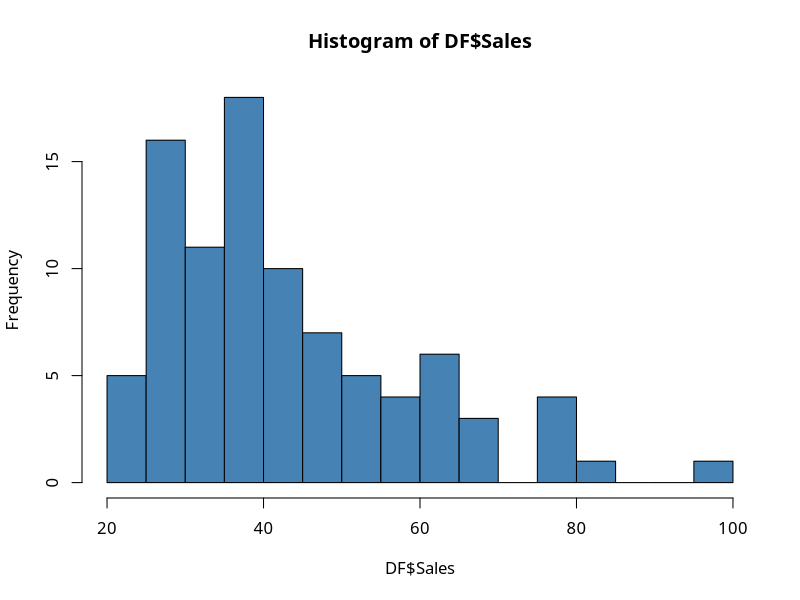
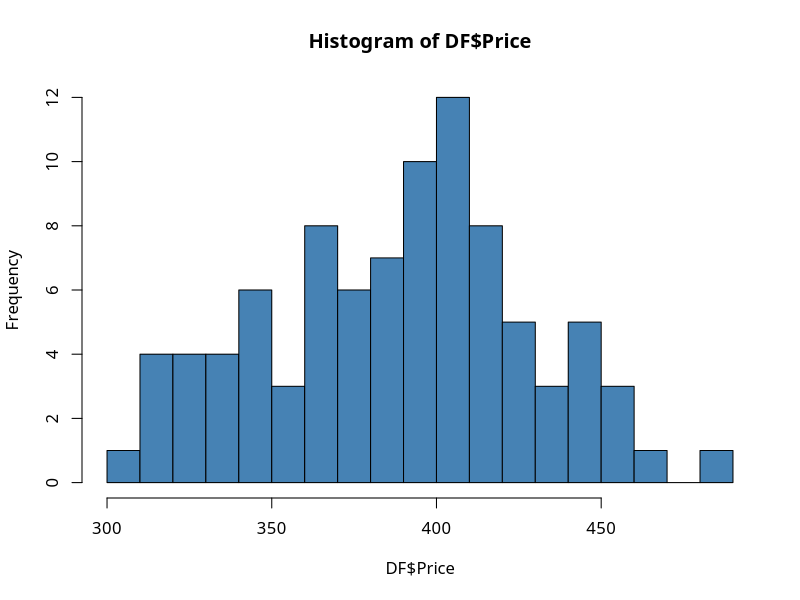
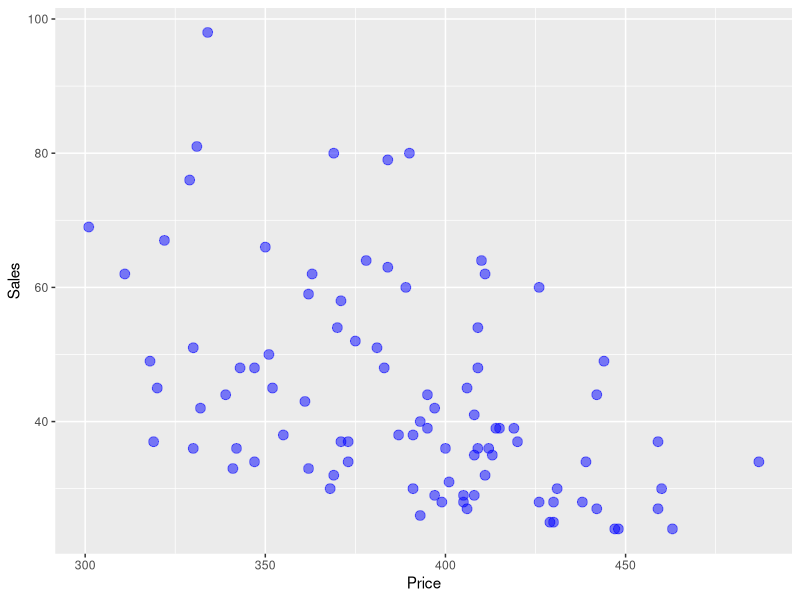
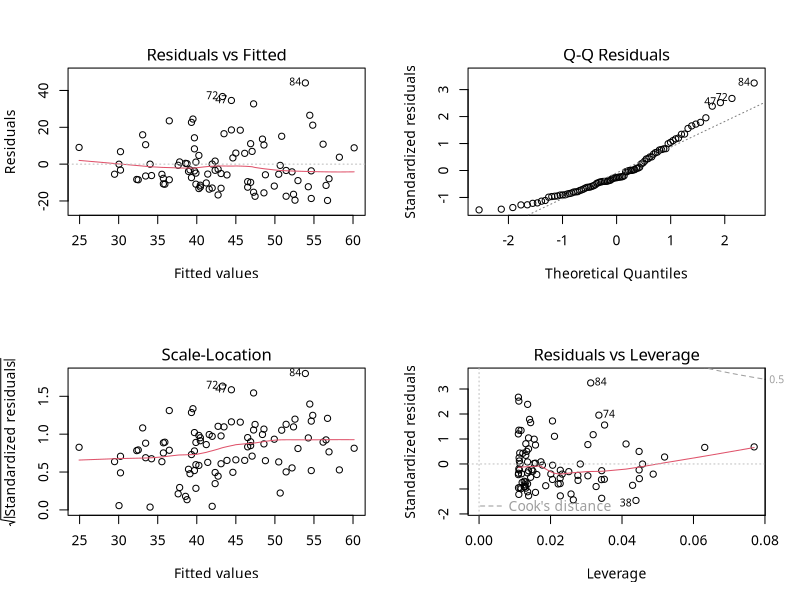
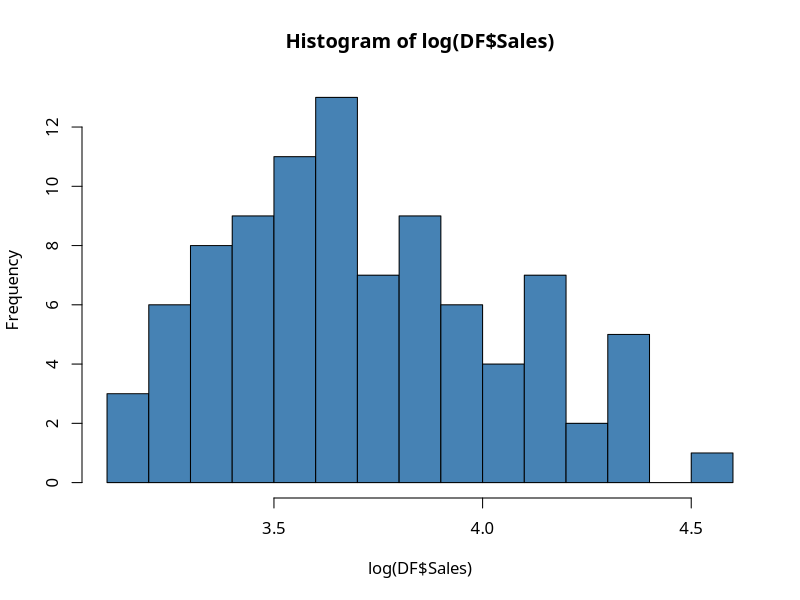
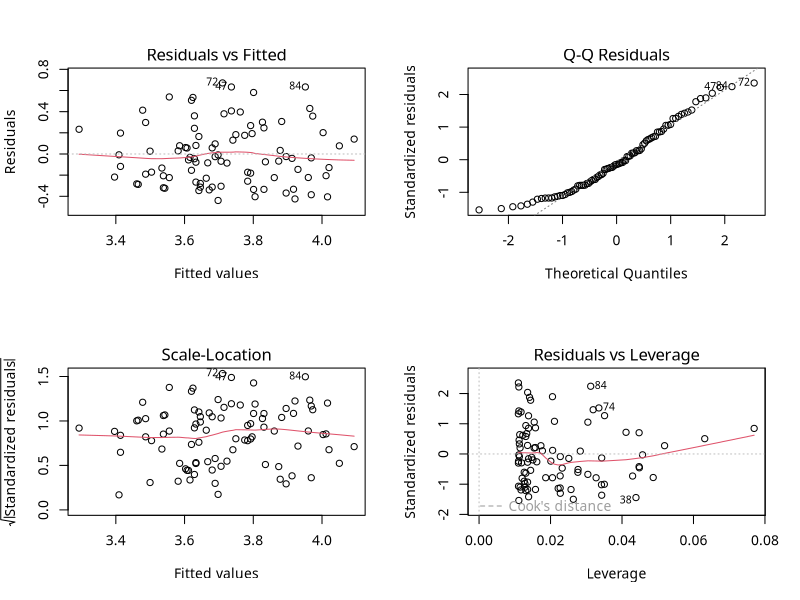
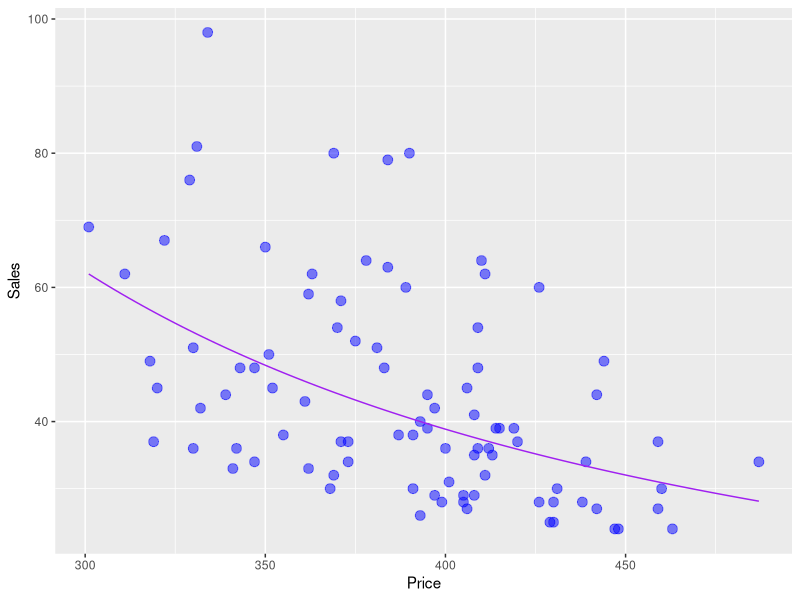
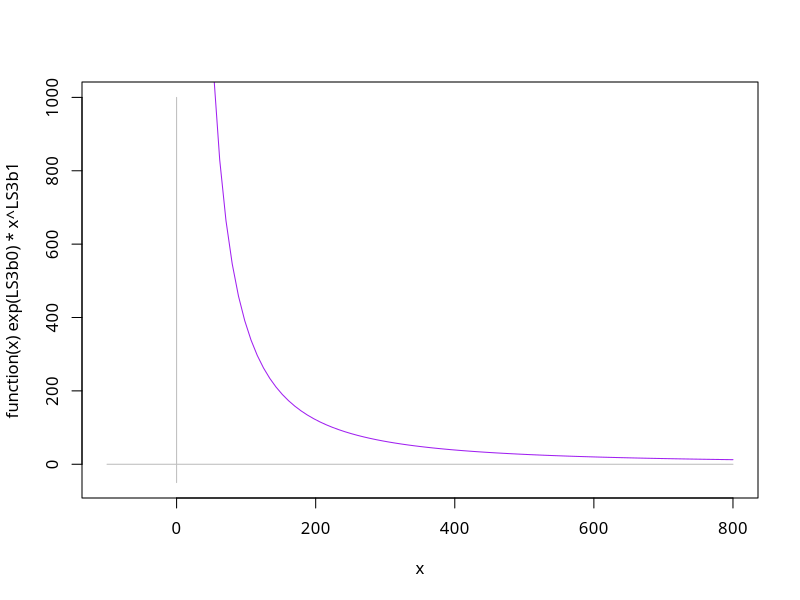

Write the R code that produced these figures, in order.
setwd("~/Dev/data-science-book/ch04/") # current directoryを設定
par(family = "HiraKakuProN-W3")  # 描画の文字設定1をmac用に変更

#価格弾力性モデル

#データの読込み
DF <- read.table("TPPrice.csv",
                  sep = ",",            #カンマ区切りのファイル
                  header = T,           #1行目はヘッダー(列名)
                  fileEncoding="UTF-8") #文字コードはUTF-8
#データの内容
head(DF)
#統計要約量
summary(DF)

#販売数の分布
hist(DF$Sales, breaks=15, col="steelblue")
#価格の分布
hist(DF$Price, breaks=15, col="steelblue")

#価格と販売数の関係
library(ggplot2)
ggplot(DF, aes(Price, Sales))+                  #描画の対象となる変数
  geom_point(size=3, color="blue", alpha=0.5 )+ #大きさ、色、透明度
  xlab("Price") + #x軸ラベル
  ylab("Sales")   #y軸ラベル

#単純な回帰モデル
#Sales = b0 + b1*Price
LS1 <- lm(Sales ~ Price, data=DF)
summary(LS1)

#残差の診断
par(mfrow=c(2,2))
plot(LS1)
par(mfrow=c(1,1))

#目的変数の対数化
#販売数量の分布
hist(log(DF$Sales), breaks=15, col="steelblue")

#目的変数を対数化したモデル
#log(Sales) = b0   + b1*Price
#    Sales  = e^b0 * e^(b1*Price)
LS2 <- lm(log(Sales) ~ Price, data=DF)
summary(LS2)

#残差の診断
par(mfrow=c(2,2))
plot(LS2)
par(mfrow=c(1,1))

#理論的な価格弾力性を考慮したモデル
#目的変数と説明変数の双方を対数化
#log(Sales) = b0   + b1*log(Price)
#    Sales  = e^b0 * Price^b1
LS3 <- lm(log(Sales) ~ log(Price), data=DF)
summary(LS3)

#切片と回帰係数
LS3b0 <- LS3$coefficients[1]
LS3b1 <- LS3$coefficients[2]

#パラメータの値を表示
LS3b0
LS3b1
exp(LS3b0)

#散布図で曲線を記述
#stat_function()でe^b0 * Price^b1を記述
#eの累乗は関数exp()で算出できる
ggplot(DF, aes(Price, Sales))+                  #描画の対象となる変数
  geom_point(size=3, color="blue", alpha=0.5 )+ #大きさ、色、透明度
  xlab("Price") + 
  ylab("Sales") +
  stat_function(colour="purple", 
                fun=function(x) exp(LS3b0)*x^LS3b1)

#-100円から800円までの範囲でモデルを描画
#標準のplot()関数を使う
plot(function(x) exp(LS3b0)*x^LS3b1,
        -100, 800, col="purple", ylim=c(-50, 1000))
lines(c(-100, 800), c(0,      0), col="grey")  #x=0の直線を加える
lines(c(   0,   0), c(-50, 1000), col="grey")  #y=0の直線を加える
